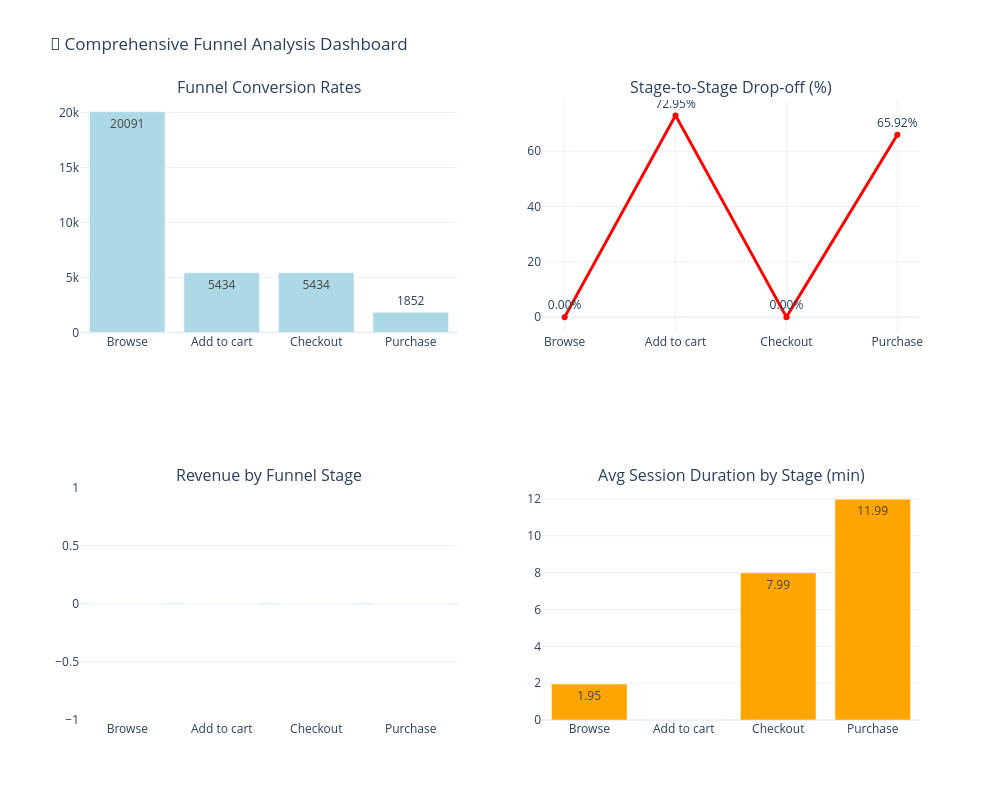

The cell this chart's notebook holds for it:
### Markdown cell above
### Visualization - Overall Funnel

### Code cell
from plotly.subplots import make_subplots
import plotly.graph_objects as go

# Prepare subplot
fig = make_subplots(
    rows=2, cols=2,
    subplot_titles=(
        'Funnel Conversion Rates', 
        'Stage-to-Stage Drop-off (%)',
        'Revenue by Funnel Stage', 
        'Avg Session Duration by Stage (min)'
    ),
    specs=[[{"secondary_y": False}, {"secondary_y": False}],
           [{"secondary_y": False}, {"secondary_y": False}]]
)

# 1️⃣ Funnel Conversion Rates
fig.add_trace(
    go.Bar(
        x=funnel_df['Stage'], 
        y=funnel_df['Sessions'],
        text=funnel_df['Sessions'],
        textposition='auto',
        name='Sessions',
        marker_color='lightblue'
    ),
    row=1, col=1
)

# 2️⃣ Stage-to-Stage Drop-off
fig.add_trace(
    go.Scatter(
        x=funnel_df['Stage'], 
        y=funnel_df['Drop_Off_Rate'],
        mode='lines+markers+text',
        text=funnel_df['Drop_Off_Rate'].apply(lambda x: f"{x:.2f}%"),
        textposition='top center',
        name='Drop-off Rate',
        line=dict(color='red', width=3)
    ),
    row=1, col=2
)

# 3️⃣ Revenue by Funnel Stage
revenue_by_stage = session_summary.groupby('Max_Funnel_Stage')['Revenue'].sum().reindex(funnel_stages).fillna(0)
fig.add_trace(
    go.Bar(
        x=revenue_by_stage.index, 
        y=revenue_by_stage.values,
        text=[f"${x:,.0f}" for x in revenue_by_stage.values],
        textposition='auto',
        name='Revenue',
        marker_color='green'
    ),
    row=2, col=1
)

# 4️⃣ Avg Session Duration by Stage
duration_by_stage = session_summary.groupby('Max_Funnel_Stage')['Session_Duration_Min'].mean().reindex(funnel_stages).fillna(0)
fig.add_trace(
    go.Bar(
        x=duration_by_stage.index, 
        y=duration_by_stage.values.round(2),
        text=duration_by_stage.values.round(2),
        textposition='auto',
        name='Avg Session Duration',
        marker_color='orange'
    ),
    row=2, col=2
)

# Update layout
fig.update_layout(
    height=800, width=1000,
    title_text="🎯 Comprehensive Funnel Analysis Dashboard",
    showlegend=False,
    template='plotly_white'
)

fig.show()

### Figure 1 — Plotly figure (JSON) as saved in the notebook; plotly's stock layout.template omitted (floating-point values rounded to 4 significant figures)
{"data": [{"marker": {"color": "lightblue"}, "name": "Sessions", "text": [20090.0, 5434.0, 5434.0, 1852.0], "textposition": "auto", "type": "bar", "x": ["Browse", "Add to cart", "Checkout", "Purchase"], "xaxis": "x", "y": [20091, 5434, 5434, 1852], "yaxis": "y"}, {"line": {"color": "red", "width": 3}, "mode": "lines+markers+text", "name": "Drop-off Rate", "text": ["0.00%", "72.95%", "0.00%", "65.92%"], "textposition": "top center", "type": "scatter", "x": ["Browse", "Add to cart", "Checkout", "Purchase"], "xaxis": "x2", "y": [0.0, 72.95, 0.0, 65.92], "yaxis": "y2"}, {"marker": {"color": "green"}, "name": "Revenue", "text": ["$0", "$0", "$0", "$0"], "textposition": "auto", "type": "bar", "x": ["Browse", "Add to cart", "Checkout", "Purchase"], "xaxis": "x3", "y": [0.0, 0.0, 0.0, 0.0], "yaxis": "y3"}, {"marker": {"color": "orange"}, "name": "Avg Session Duration", "text": [1.95, 0.0, 7.99, 11.99], "textposition": "auto", "type": "bar", "x": ["Browse", "Add to cart", "Checkout", "Purchase"], "xaxis": "x4", "y": [1.95, 0.0, 7.99, 11.99], "yaxis": "y4"}], "layout": {"annotations": [{"font": {"size": 16}, "showarrow": false, "text": "Funnel Conversion Rates", "x": 0.225, "xanchor": "center", "xref": "paper", "y": 1, "yanchor": "bottom", "yref": "paper"}, {"font": {"size": 16}, "showarrow": false, "text": "Stage-to-Stage Drop-off (%)", "x": 0.775, "xanchor": "center", "xref": "paper", "y": 1, "yanchor": "bottom", "yref": "paper"}, {"font": {"size": 16}, "showarrow": false, "text": "Revenue by Funnel Stage", "x": 0.225, "xanchor": "center", "xref": "paper", "y": 0.375, "yanchor": "bottom", "yref": "paper"}, {"font": {"size": 16}, "showarrow": false, "text": "Avg Session Duration by Stage (min)", "x": 0.775, "xanchor": "center", "xref": "paper", "y": 0.375, "yanchor": "bottom", "yref": "paper"}], "height": 800, "showlegend": false, "title": {"text": "🎯 Comprehensive Funnel Analysis Dashboard"}, "width": 1000, "xaxis": {"anchor": "y", "domain": [0, 0.45]}, "xaxis2": {"anchor": "y2", "domain": [0.55, 1]}, "xaxis3": {"anchor": "y3", "domain": [0, 0.45]}, "xaxis4": {"anchor": "y4", "domain": [0.55, 1]}, "yaxis": {"anchor": "x", "domain": [0.625, 1]}, "yaxis2": {"anchor": "x2", "domain": [0.625, 1]}, "yaxis3": {"anchor": "x3", "domain": [0, 0.375]}, "yaxis4": {"anchor": "x4", "domain": [0, 0.375]}}}
